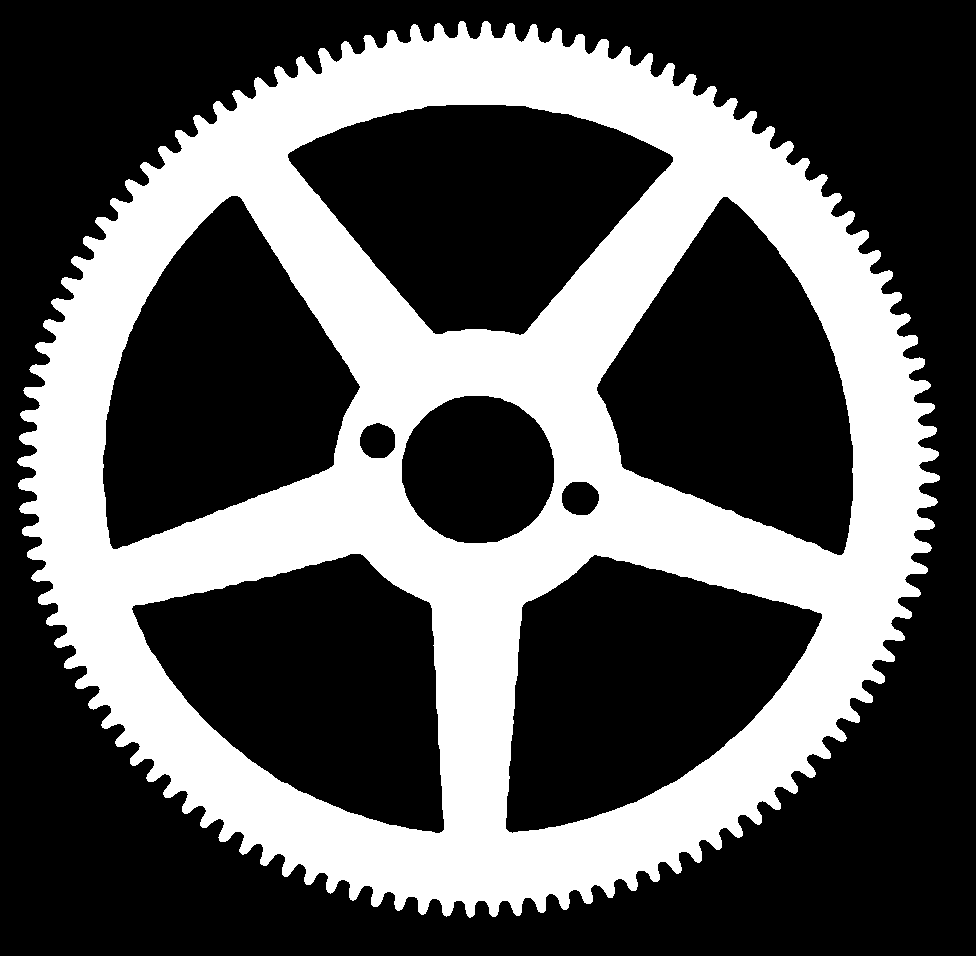
//> input picture bilder/zahnrad.png, 976 x 956 px
$ ./zahnrad   (built with g++ and OpenCV 4)
//> lines starting //> are read from the running program, lines starting //| are printed output that depends on the picture; after the words box and inside, x2 and y2 are one past the last pixel; in counts of white or black regions, pixels touching at a corner belong together
#include <opencv2/opencv.hpp>
#include <opencv2/highgui.hpp>
#include <opencv2/imgproc.hpp>
#include <iostream>
#include <vector>

using namespace std;
using namespace cv;

int main() {
    Mat orig = imread("bilder/zahnrad.png",IMREAD_GRAYSCALE);
//> orig: 956 rows x 976 cols, CV_8UC1; 34.5% white; 1 white region, box (x1, y1, x2, y2) and area: (17, 21, 940, 918) 322256
    //Mat img_bw;
    //threshold(orig, img_bw, 128.0, 255.0, THRESH_BINARY);
    //orig = img_bw;
    Mat eroded;
    Mat diff;
    Mat outer = Mat::zeros(Size(orig.cols,orig.rows),CV_8UC1);
    Mat components;
    Mat dilated;
    erode(orig, eroded, getStructuringElement(MORPH_RECT, Size(12,12)));
//> eroded: 956 rows x 976 cols, CV_8UC1; 26.5% white; 1 white region, box (x1, y1, x2, y2) and area: (31, 39, 928, 903) 247693
    diff = orig-eroded;
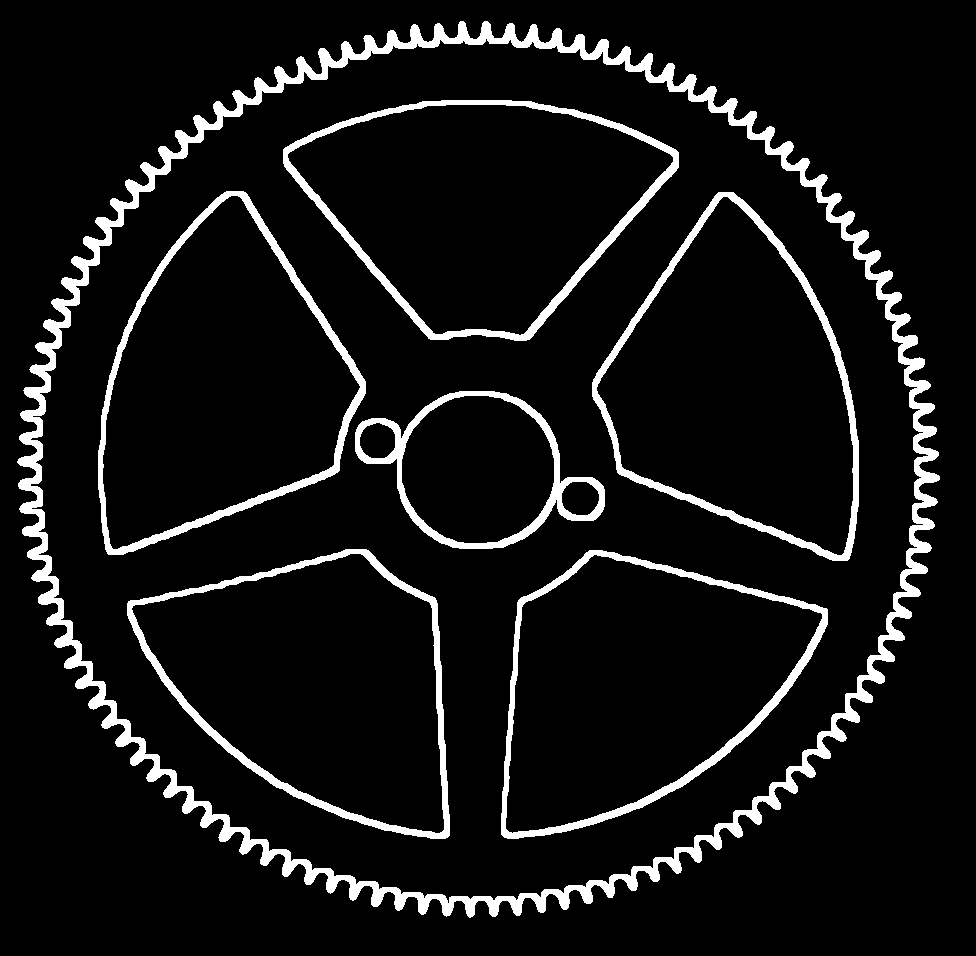
//> diff: 956 rows x 976 cols, CV_8UC1; 8% white; 7 white regions, largest, box (x1, y1, x2, y2) and area: (17, 21, 940, 918) 35482, (283, 100, 679, 341) 6941, (592, 192, 859, 561) 6880
    vector<vector<Point> > _contoursQuery;
    vector<Point> largest_contour;
    int largest_contour_size=0;
    findContours(diff, _contoursQuery, RETR_TREE , CHAIN_APPROX_NONE);
    for(auto contour : _contoursQuery) {
        if(contour.size() > largest_contour_size) {
            largest_contour = contour;
            largest_contour_size = contour.size();
        }
    }
//> this loop made 16 passes
//> largest_contour_size on pass 1: 5112
//> after the loop, largest_contour = contour of 5112 points, box (x1, y1, x2, y2) (17, 21, 940, 918), area 619454; largest_contour_size = 5112
    for(Point p: largest_contour) {
        outer.at<char>(p) = 255;
    }
//> this loop made 5112 passes
//> p on passes 1 to 3: Point(460, 21), Point(459, 22), Point(459, 23)
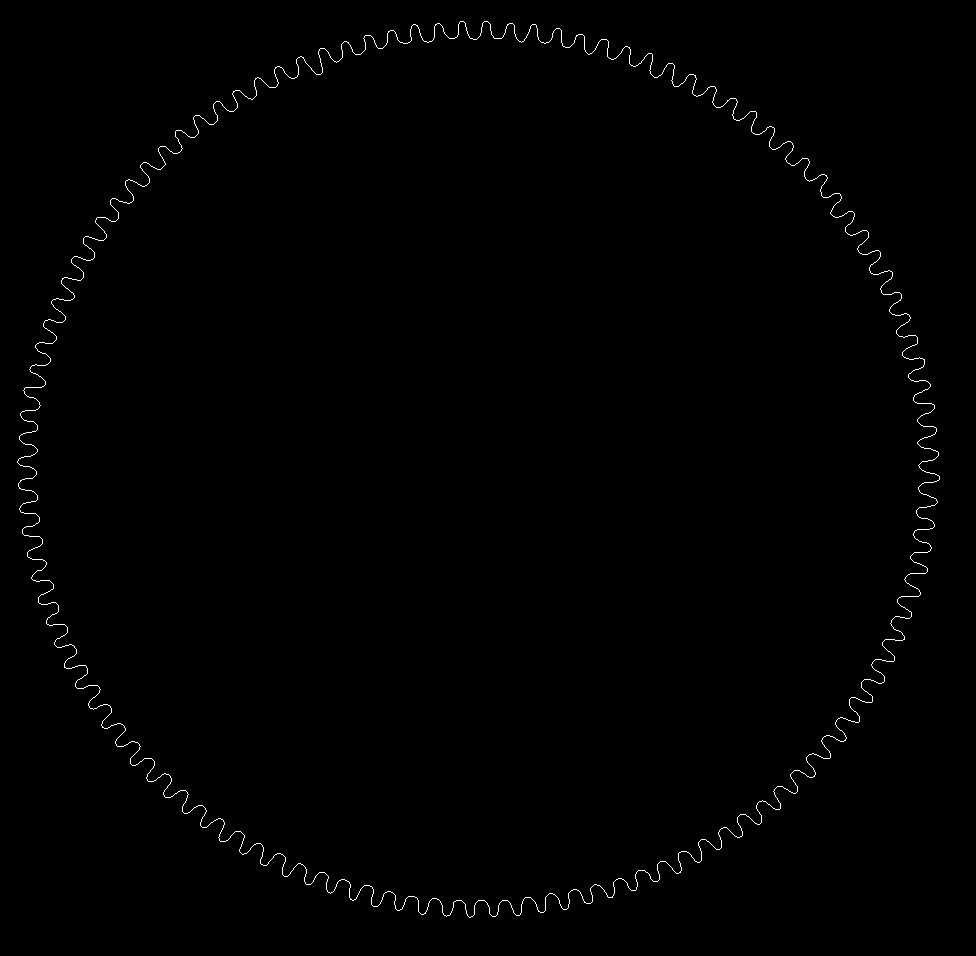
//> outer: 956 rows x 976 cols, CV_8UC1; 0.55% white in thin lines or dots, all inside (x1, y1, x2, y2) = (17, 21, 940, 918)
    dilate(outer, dilated, Mat(), Point(-1,-1), 7);
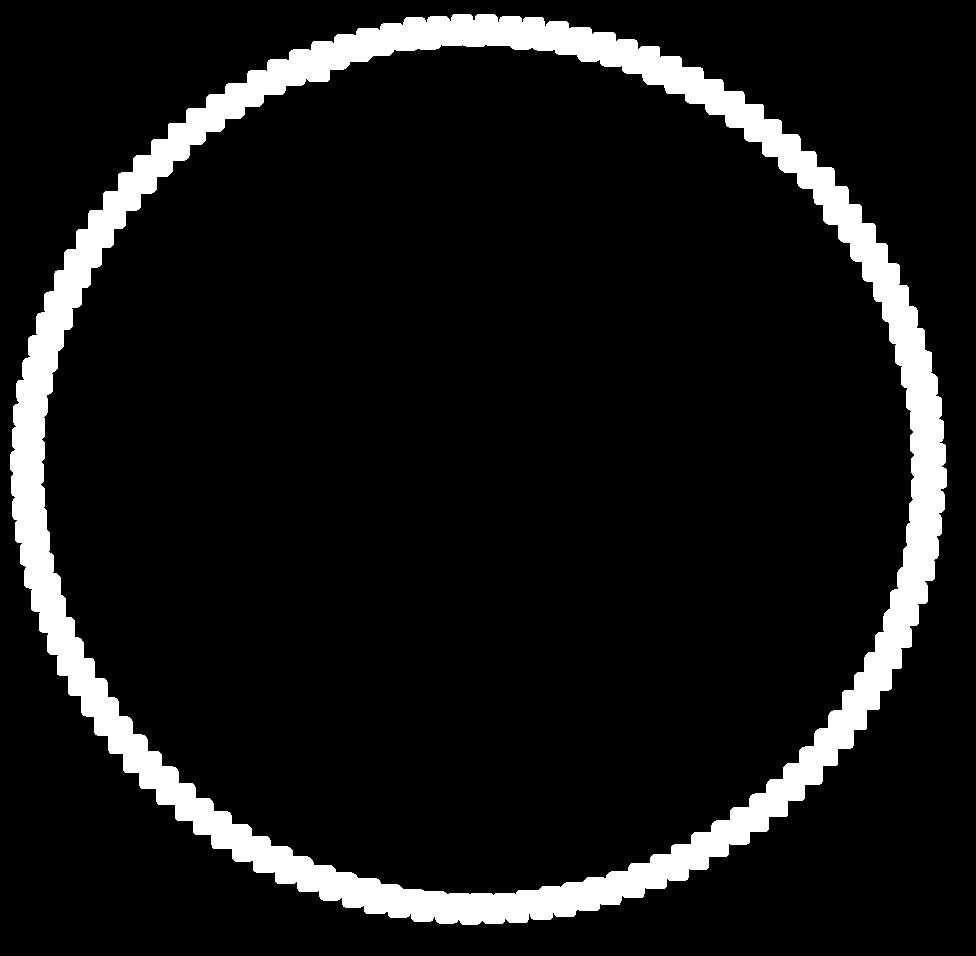
//> dilated: 956 rows x 976 cols, CV_8UC1; 9.5% white; 1 white region, box (x1, y1, x2, y2) and area: (10, 14, 947, 925) 88182
    erode(dilated, eroded, Mat(), Point(-1,-1),12);
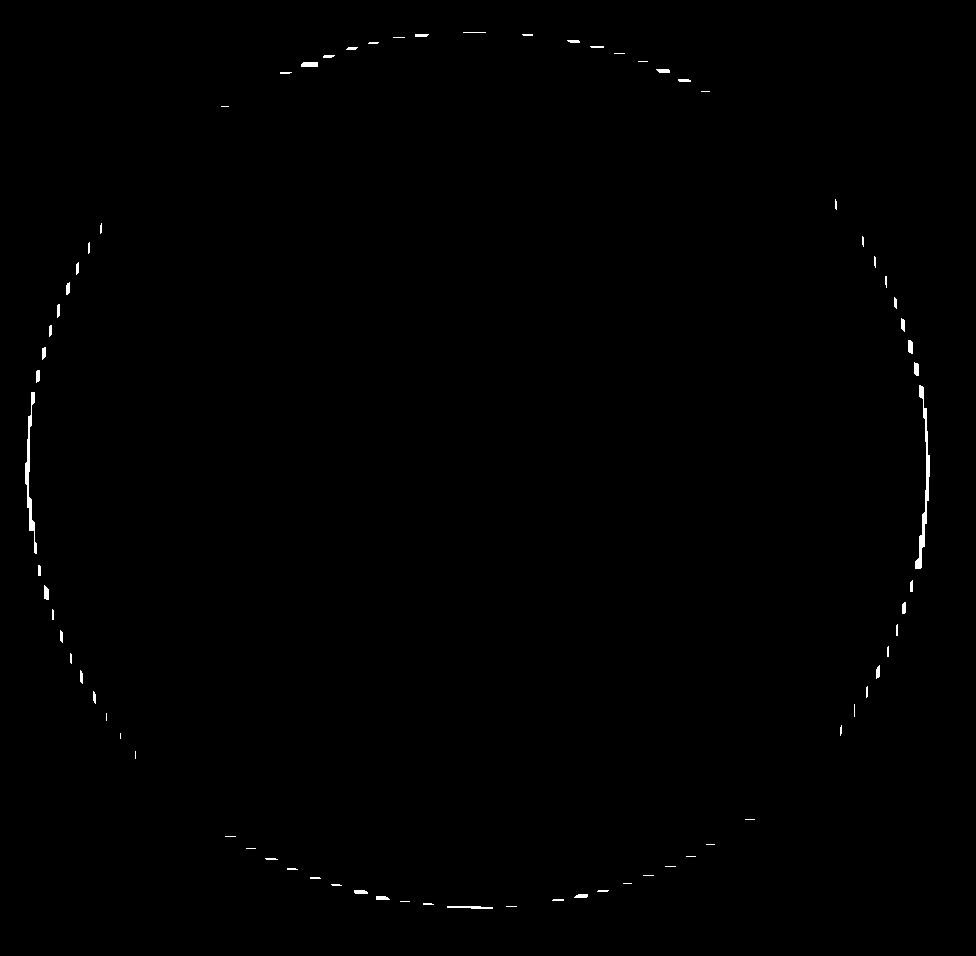
//> eroded: 956 rows x 976 cols, CV_8UC1; 0.34% white; 74 white regions (24 under 20 px), largest, box (x1, y1, x2, y2) and area: (915, 385, 930, 569) 655, (25, 392, 37, 554) 517, (447, 906, 493, 909) 102
    imshow("Outer", eroded);
    waitKey(0);

}

$ run again, with bilder/Fische.png copied over bilder/zahnrad.png
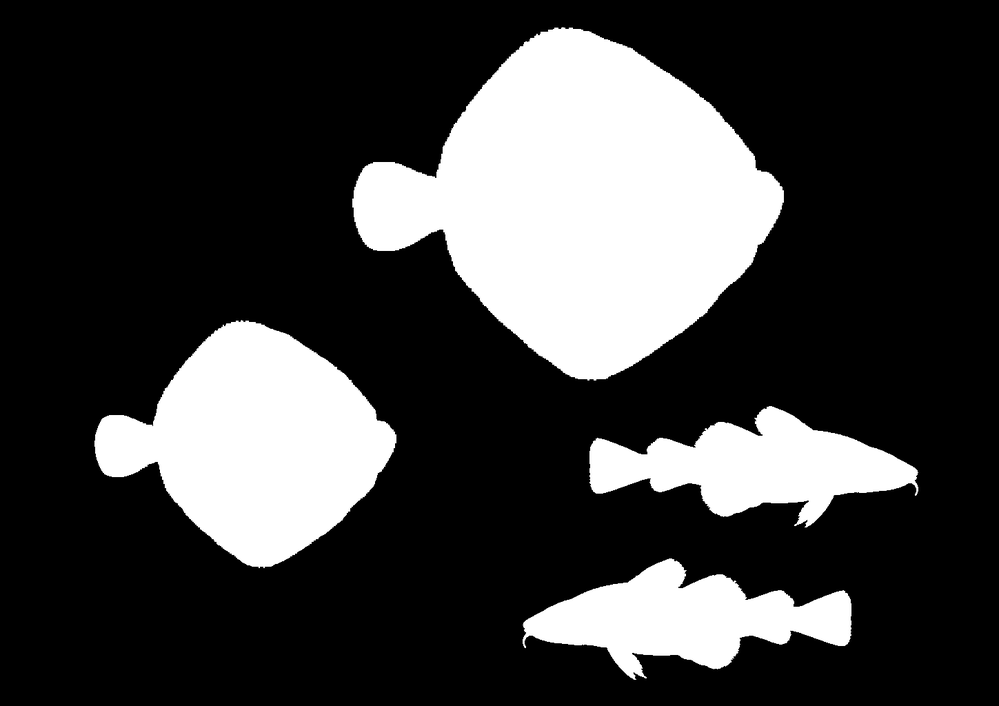
//> input picture bilder/Fische.png, 999 x 706 px, shrunk from 1449 x 1024 before the run
//> orig is the input picture: 706 rows x 999 cols, CV_8UC1; min 0, max 255, mean 62.3
//> the loop `for(auto contour : _contoursQuery)` made 1098 passes
//> largest_contour_size on passes 1, 2, 7, 275, 797: 4, 36, 1033, 1139, 1698
//> after the loop `for(auto contour : _contoursQuery)`: largest_contour = contour of 1698 points, box (x1, y1, x2, y2) (350, 24, 786, 383), area 90632; largest_contour_size = 1698
//> the loop `for(Point p: largest_contour)` made 1698 passes
//> p on passes 1 to 3: Point(562, 24), Point(561, 25), Point(560, 26)
//> after the loop `for(Point p: largest_contour)`:
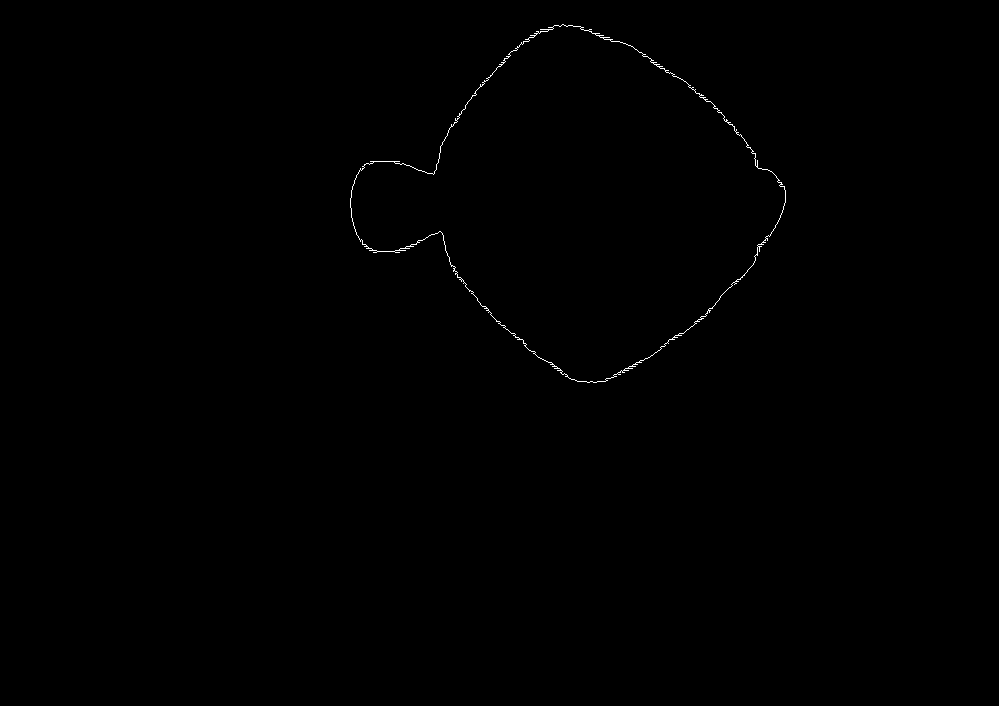
//> outer: 706 rows x 999 cols, CV_8UC1; 0.22% white in thin lines or dots, all inside (x1, y1, x2, y2) = (350, 24, 786, 383)
//> `dilate(outer, dilated, Mat(), Point(-1,-1), 7);`:
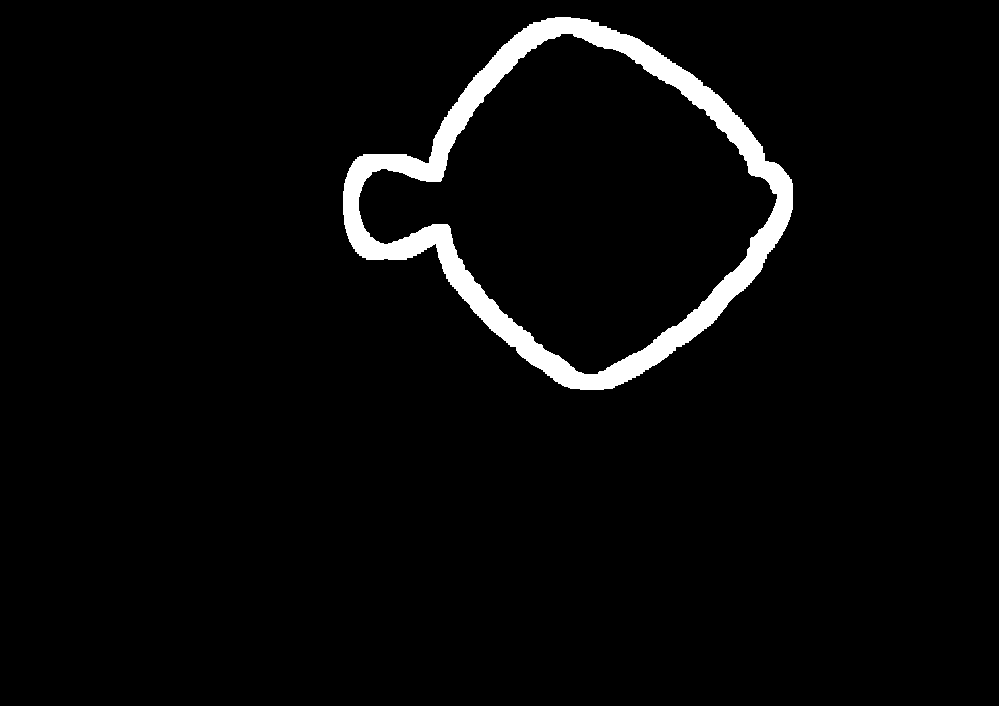
//> dilated: 706 rows x 999 cols, CV_8UC1; 3.5% white; 1 white region, box (x1, y1, x2, y2) and area: (343, 17, 793, 390) 25030
